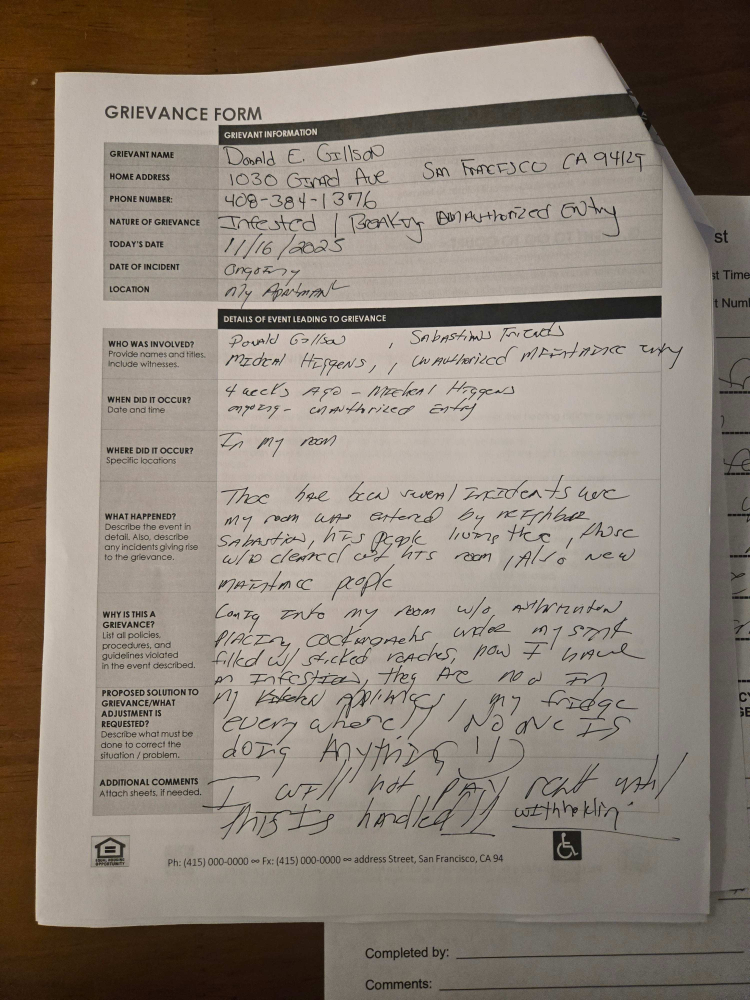
#> input picture .evidence-work/src/20251116_064818.jpg, 3000 x 4000 px (shown at 1/4 size); its folder holds only this picture in this run
$ python extract.py
#> lines starting #> are read from the running program, lines starting #| are printed output that depends on the picture
import os, json, hashlib
from PIL import Image, ExifTags, ImageOps, ImageDraw, ImageFont

SRC = os.path.join(os.path.dirname(__file__), "src")
files = sorted(f for f in os.listdir(SRC) if f.lower().endswith(".jpg"))

TAGS = {v: k for k, v in ExifTags.TAGS.items()}
GPS = ExifTags.GPSTAGS

def dms(v, ref):
    try:
        d = float(v[0]) + float(v[1]) / 60 + float(v[2]) / 3600
        return -d if ref in ("S", "W") else d
    except Exception:
        return None

meta = []
for f in files:
    p = os.path.join(SRC, f)
    rec = {"file": f, "bytes": os.path.getsize(p)}
    with open(p, "rb") as fh:
        rec["sha256"] = hashlib.sha256(fh.read()).hexdigest()
    im = Image.open(p)
#> im is the input picture: PIL image 3000x4000 RGB; mean R, G, B 139.5, 128.3, 117.2
    rec["size"] = im.size
    ex = im.getexif()
    rec["make"] = str(ex.get(TAGS["Make"], "")).strip()
    rec["model"] = str(ex.get(TAGS["Model"], "")).strip()
    rec["software"] = str(ex.get(TAGS["Software"], "")).strip()
    rec["datetime"] = str(ex.get(TAGS["DateTime"], "")).strip()
    ifd = ex.get_ifd(0x8769)
#> ifd = 0 items
    rec["original"] = str(ifd.get(TAGS["DateTimeOriginal"], "")).strip()
    rec["digitized"] = str(ifd.get(TAGS["DateTimeDigitized"], "")).strip()
    rec["offset"] = str(ifd.get(0x9011, "")).strip()
    g = ex.get_ifd(0x8825)
#> g = 0 items
    if g:
        lat = dms(g.get(2), g.get(1)); lon = dms(g.get(4), g.get(3))
        if lat is not None and lon is not None:
            rec["gps"] = [round(lat, 6), round(lon, 6)]
    meta.append(rec)

with open(os.path.join(os.path.dirname(__file__), "meta.json"), "w") as fh:
    json.dump(meta, fh, indent=1)

# contact sheets: 12 per sheet, 4 x 3, labelled by index
os.makedirs(os.path.join(os.path.dirname(__file__), "sheets"), exist_ok=True)
font = ImageFont.load_default()
TW, TH = 300, 400
for s in range(0, len(files), 12):
    sheet = Image.new("RGB", (TW * 4, (TH + 24) * 3), "white")
#> sheet: PIL image 1200x1272 RGB; every value is 255
    d = ImageDraw.Draw(sheet)
    for i, f in enumerate(files[s:s + 12]):
        im = ImageOps.exif_transpose(Image.open(os.path.join(SRC, f)))
        im.thumbnail((TW, TH))
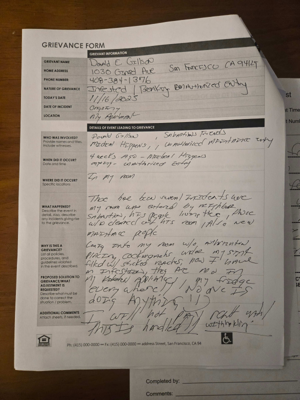
#> im: PIL image 300x400 RGB; mean R, G, B 139.4, 128.3, 117.1
        x = (i % 4) * TW; y = (i // 4) * (TH + 24)
        sheet.paste(im, (x + (TW - im.width) // 2, y + 24 + (TH - im.height) // 2))
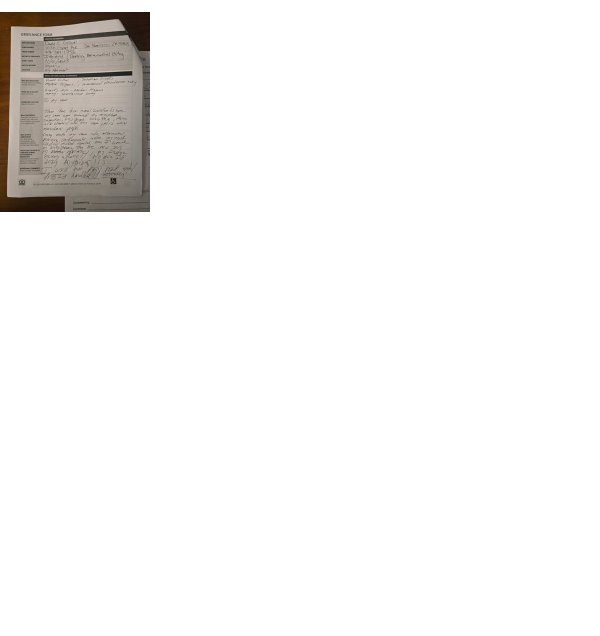
#> sheet: PIL image 1200x1272 RGB (shown at 1/2 size); mean R, G, B 245.9, 245, 244.2
        d.text((x + 4, y + 4), f"[{s + i}] {f}", fill="black", font=font)
    sheet.save(os.path.join(os.path.dirname(__file__), "sheets", f"sheet{s // 12}.jpg"), quality=80)

for i, r in enumerate(meta):
    print(i, r["file"], r["original"] or r["datetime"] or "-", r["model"], r["size"], r.get("gps", ""))
#> this loop made 1 pass
#| 0 20251116_064818.jpg -  (3000, 4000)

$ run again, on .evidence-work/src/20251117_150831.jpg
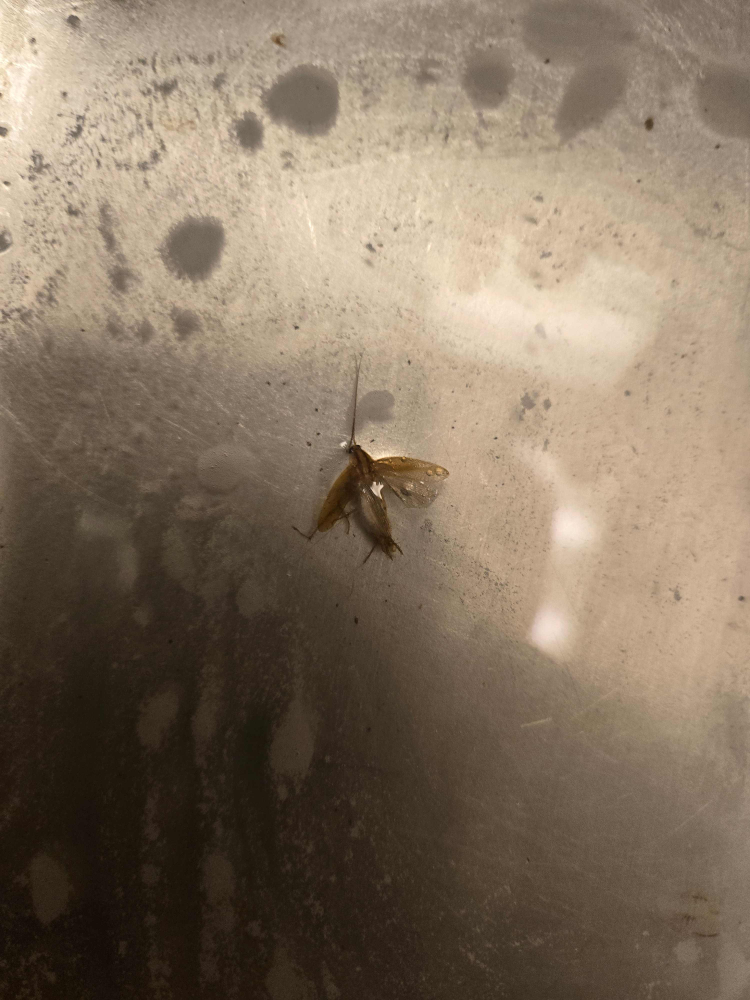
#> input picture .evidence-work/src/20251117_150831.jpg, 3000 x 4000 px (shown at 1/4 size)
#> im is the input picture: PIL image 3000x4000 RGB; mean R, G, B 132, 115.5, 96.9
#> ifd = 0 items
#> `im.thumbnail((TW, TH))`:
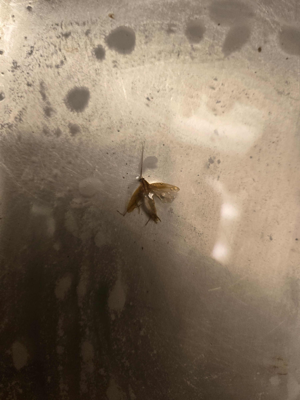
#> im: PIL image 300x400 RGB; mean R, G, B 132, 115.5, 96.9
#> `sheet.paste(im, (x + (TW - im.width) // 2, y + 24 + (TH - im.height) /..`:
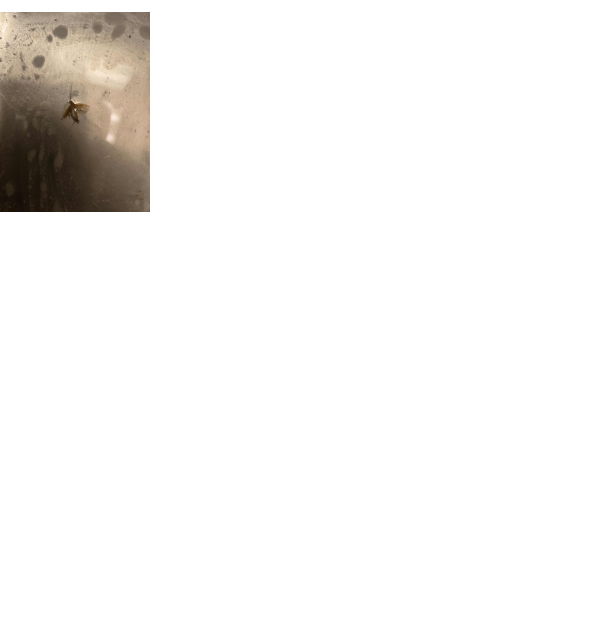
#> sheet: PIL image 1200x1272 RGB (shown at 1/2 size); mean R, G, B 245.3, 244, 242.6
#> the loop `for i, r in enumerate(meta):` made 1 pass
#| 0 20251117_150831.jpg -  (3000, 4000)

$ run again, on .evidence-work/src/20251117_150834.jpg
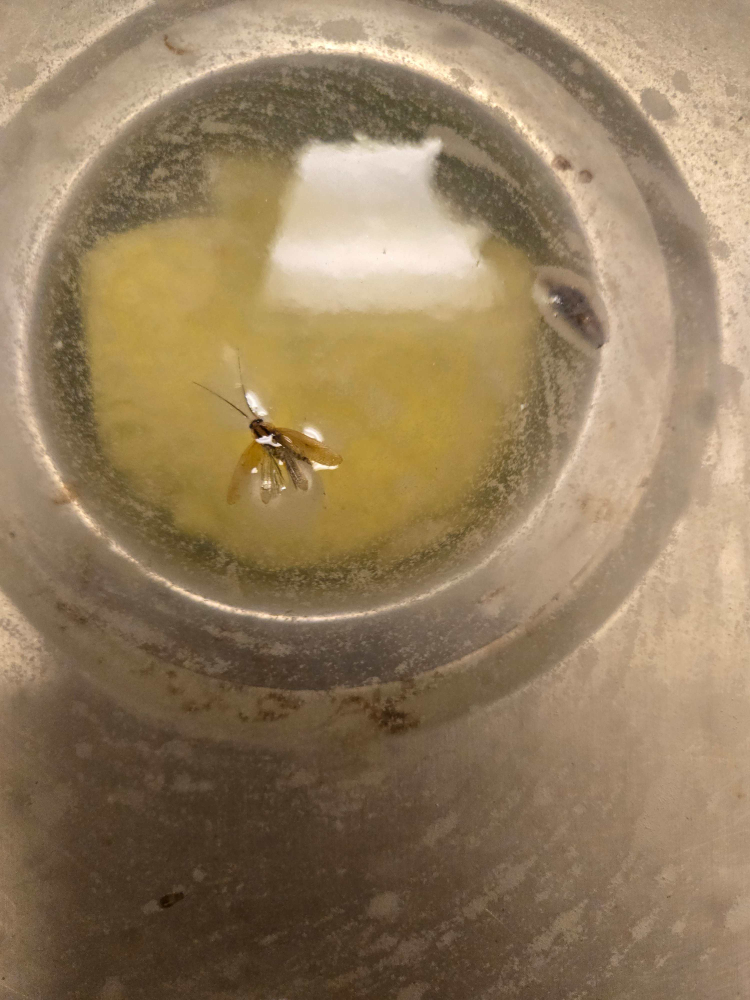
#> input picture .evidence-work/src/20251117_150834.jpg, 3000 x 4000 px (shown at 1/4 size)
#> im is the input picture: PIL image 3000x4000 RGB; mean R, G, B 147.3, 125, 94.1
#> ifd = 0 items
#> `im.thumbnail((TW, TH))`:
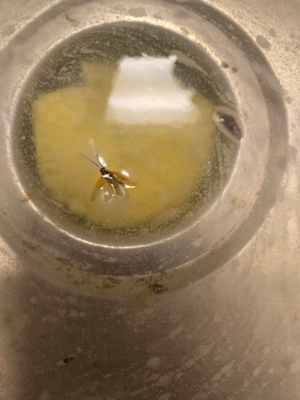
#> im: PIL image 300x400 RGB; mean R, G, B 147.3, 125, 94.1
#> `sheet.paste(im, (x + (TW - im.width) // 2, y + 24 + (TH - im.height) /..`:
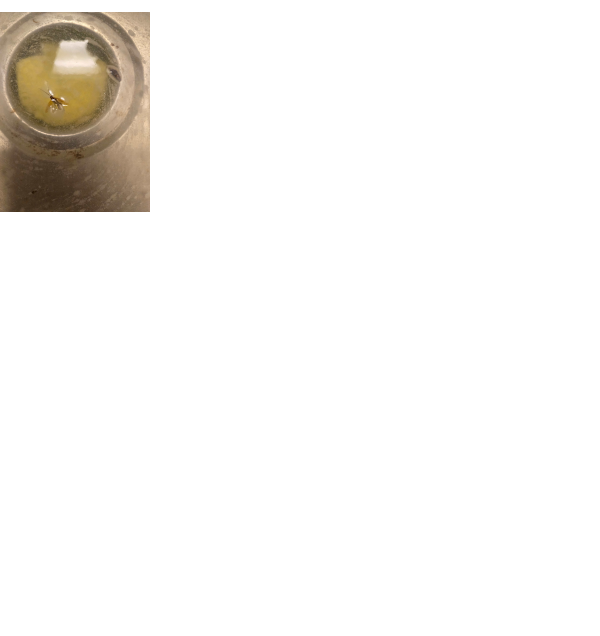
#> sheet: PIL image 1200x1272 RGB (shown at 1/2 size); mean R, G, B 246.5, 244.8, 242.3
#> the loop `for i, r in enumerate(meta):` made 1 pass
#| 0 20251117_150834.jpg -  (3000, 4000)

$ run again, on .evidence-work/src/20251117_220328.jpg
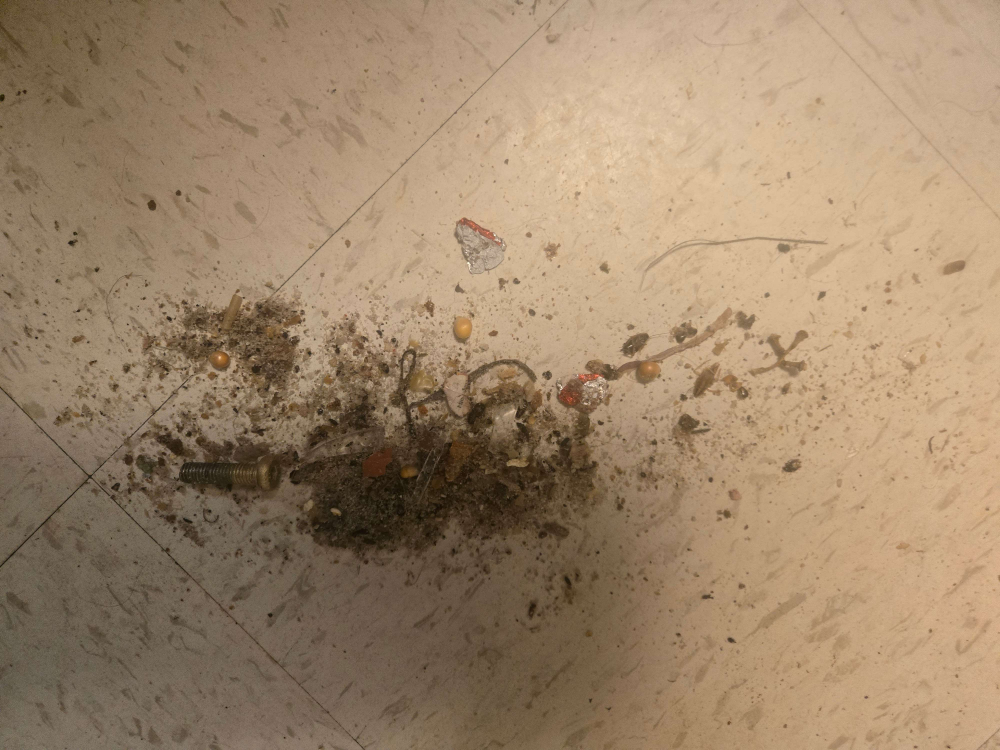
#> input picture .evidence-work/src/20251117_220328.jpg, 4000 x 3000 px (shown at 1/4 size)
#> im is the input picture: PIL image 4000x3000 RGB; mean R, G, B 158.7, 134.3, 107.1
#> ifd = 0 items
#> `im.thumbnail((TW, TH))`:
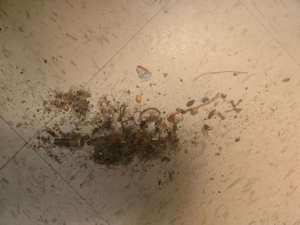
#> im: PIL image 300x225 RGB; mean R, G, B 158.7, 134.3, 107.1
#> `sheet.paste(im, (x + (TW - im.width) // 2, y + 24 + (TH - im.height) /..`:
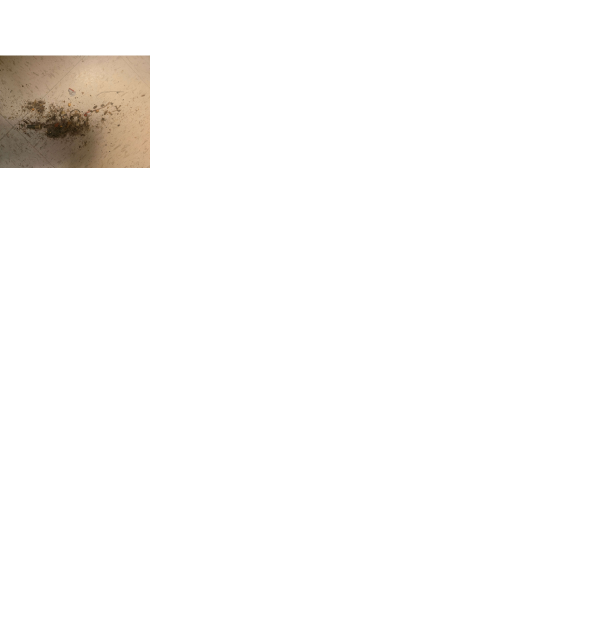
#> sheet: PIL image 1200x1272 RGB (shown at 1/2 size); mean R, G, B 250.7, 249.7, 248.5
#> the loop `for i, r in enumerate(meta):` made 1 pass
#| 0 20251117_220328.jpg -  (4000, 3000)

$ run again, on .evidence-work/src/20251116_064826.jpg
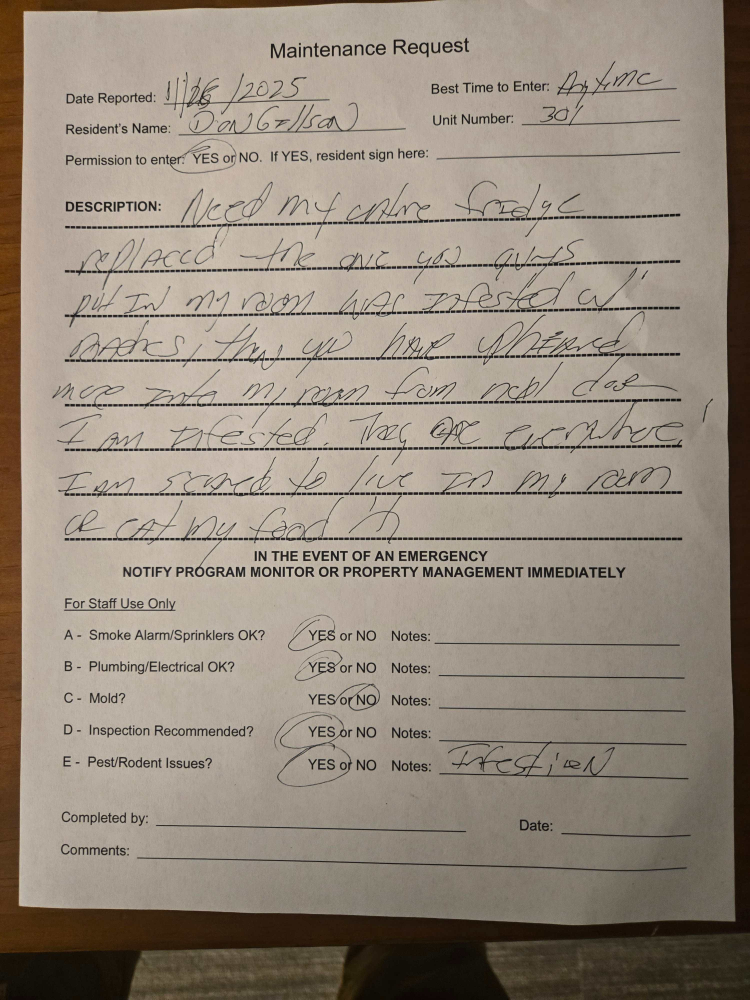
#> input picture .evidence-work/src/20251116_064826.jpg, 3000 x 4000 px (shown at 1/4 size)
#> im is the input picture: PIL image 3000x4000 RGB; mean R, G, B 149.1, 137.6, 124.6
#> ifd = 0 items
#> `im.thumbnail((TW, TH))`:
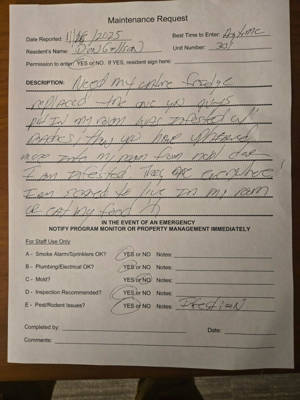
#> im: PIL image 300x400 RGB; mean R, G, B 149, 137.6, 124.5
#> `sheet.paste(im, (x + (TW - im.width) // 2, y + 24 + (TH - im.height) /..`:
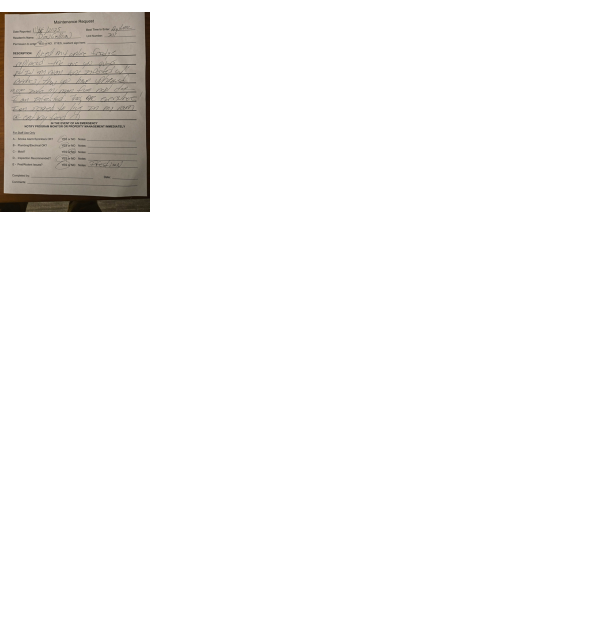
#> sheet: PIL image 1200x1272 RGB (shown at 1/2 size); mean R, G, B 246.7, 245.8, 244.7
#> the loop `for i, r in enumerate(meta):` made 1 pass
#| 0 20251116_064826.jpg -  (3000, 4000)
